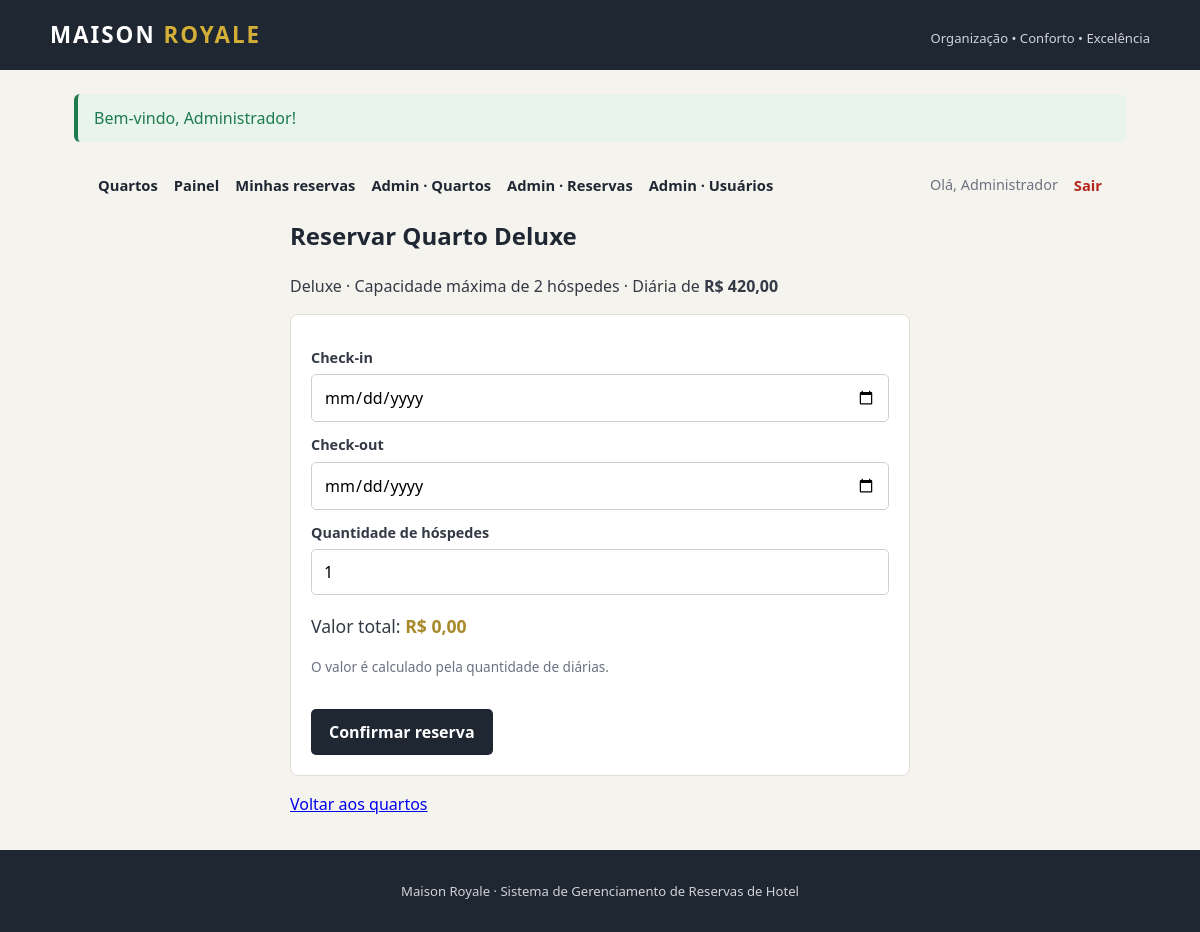
/index.php?acao=reservar&id=2 (signed in), run on the app's committed database.
### tables this page shows
CREATE TABLE quartos (
    id INT AUTO_INCREMENT PRIMARY KEY,
    nome VARCHAR(100) NOT NULL,
    categoria VARCHAR(80) NOT NULL,
    descricao TEXT,
    capacidade INT NOT NULL,
    preco DECIMAL(10, 2) NOT NULL,
    imagem VARCHAR(255),
    ativo TINYINT(1) NOT NULL DEFAULT 1
);

### app/controllers/QuartoController.php (called while the page is built, shortened)
<?php
require_once __DIR__ . "/../models/Quarto.php";
class QuartoController
{
    private $model;
    public function __construct()
    {
        $this->model = new Quarto();
    }
    public function buscarPorId($id)
    {
        return $this->model->buscarPorId($id);
    }
}

### app/models/Quarto.php (called while the page is built, shortened)
<?php
require_once __DIR__ . "/../../config/database.php";
class Quarto
{
    private $pdo;
    public function __construct()
    {
        global $pdo;
        $this->pdo = $pdo;
    }
    public function buscarPorId($id)
    {
        $sql = "SELECT * FROM quartos WHERE id = ? LIMIT 1";
        $stmt = $this->pdo->prepare($sql);
        $stmt->execute([(int) $id]);
        return $stmt->fetch();
    }
}

### app/views/reservas/reserva_form.php (the view, shortened to what this page needs)
<?php
require __DIR__ . "/../layouts/header.php";
require __DIR__ . "/../layouts/menu.php";
$preco = (float) $quarto['preco'];
?>
<section class="form-card">
    <h1>Reservar <?= e($quarto['nome']) ?></h1>
    <p>
        <?= e($quarto['categoria']) ?> · Capacidade máxima de
        <?= (int) $quarto['capacidade'] ?> hóspedes ·
        Diária de <strong>R$ <?= number_format($preco, 2, ',', '.') ?></strong>
    </p>
    <form method="POST" action="index.php?acao=salvar_reserva" id="form-reserva" data-preco="<?= e($preco) ?>">
        <label for="check_in">Check-in</label>
        <input type="date" id="check_in" name="check_in" value="<?= old('check_in') ?>" min="<?= date('Y-m-d') ?>" required>
        <label for="check_out">Check-out</label>
        <input type="date" id="check_out" name="check_out" value="<?= old('check_out') ?>" min="<?= date('Y-m-d', strtotime('+1 day')) ?>" required>
        <label for="hospedes">Quantidade de hóspedes</label>
        <input type="number" id="hospedes" name="hospedes" min="1" max="<?= (int) $quarto['capacidade'] ?>" value="<?= old('hospedes', '1') ?>" required>
        <p class="total">Valor total: <strong id="total-reserva">R$ 0,00</strong></p>
        <p class="aviso">O valor é calculado pela quantidade de diárias.</p>
        <button type="submit">Confirmar reserva</button>
    </form>
    <a href="index.php?acao=quartos">Voltar aos quartos</a>
</section>
<?php require __DIR__ . "/../layouts/footer.php"; ?>

### assets/css/style.css (style rules this page uses)
:root { --escuro: #1f2733; --dourado: #d4af37; --dourado-escuro: #a8892a; --fundo: #f5f3ee; --branco: #ffffff; --texto: #333a45; --sucesso: #1f7a4d; --erro: #b3261e; --borda: #e3ded3; }
* { box-sizing: border-box; }
body { font-family: "Segoe UI", Arial, sans-serif; background: var(--fundo); color: var(--texto); margin: 0; line-height: 1.5; }
h1 { color: var(--escuro); margin-top: 0; }
form { background: var(--branco); padding: 20px; border: 1px solid var(--borda); border-radius: 8px; }
label { display: block; margin-top: 12px; font-weight: 600; font-size: 0.9rem; }
input, select, textarea { width: 100%; padding: 10px 12px; margin-top: 6px; border: 1px solid #cbd0d6; border-radius: 5px; font: inherit; background: var(--branco); }
button, .btn { display: inline-block; margin-top: 18px; padding: 11px 18px; background: var(--escuro); color: var(--branco); border: none; border-radius: 5px; text-decoration: none; font: inherit; font-weight: 600; cursor: pointer; }
.auth-card, .form-card, .painel { max-width: 620px; margin: 10px auto; }
.auth-card form, .form-card form { margin-bottom: 16px; }
.aviso { color: #6b7280; font-size: 0.85rem; }
.total { font-size: 1.1rem; margin-top: 18px; }
.total strong { color: var(--dourado-escuro); }

### data on the page
quartos: nome "Quarto Deluxe", categoria "Deluxe", capacidade "2", preco "420,00"

### other printed values
$flash["texto"] "Bem-vindo, Administrador!"
$_SESSION["nome"] "Administrador"
